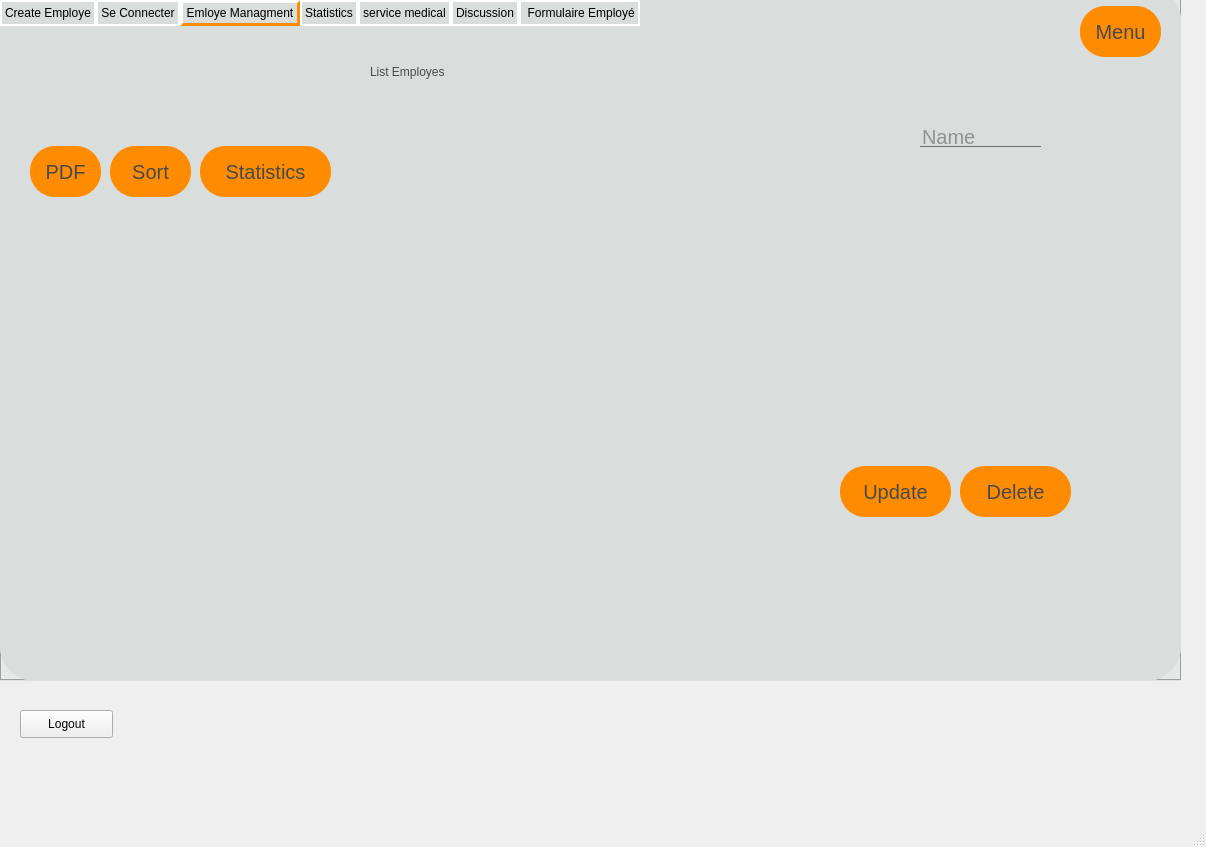
<?xml version="1.0" encoding="UTF-8"?>
<ui version="4.0">
 <class>MainWindow</class>
 <widget class="QMainWindow" name="MainWindow">
  <property name="geometry">
   <rect>
    <x>0</x>
    <y>0</y>
    <width>1206</width>
    <height>847</height>
   </rect>
  </property>
  <property name="windowTitle">
   <string>MainWindow</string>
  </property>
  <property name="styleSheet">
   <string notr="true">QToolButton
{
 background :  ; 
 border-radius : 60px ; 
}
QLabel
{
 color : #48494B  ; 
}
QLineEdit
{
 background:transparent ; 
border : none ;
color:#48494B ;
font-size : 20px ; 
border-bottom:0.5px solid #717072 ; 
}
QTabWidget::pane {
  top:-40px; 
} 
QTabBar::tab {
background-color: rgb(217, 221, 220);
border-radius : 15px;
border: 2px solid lightgray; 
border-color: rgb(255, 255, 255);
padding: 3px;
} 

QTabBar::tab:selected { 
background-color: rgb(217, 221, 220);
border: 3px solid lightgray; 
border-color: rgb(255, 255, 255);
border-bottom-color: rgb(255, 140, 0);
border-right-color: rgb(255, 140, 0);
margin-bottom: 0px; 

}</string>
  </property>
  <widget class="QWidget" name="centralwidget">
   <widget class="QTabWidget" name="tabWidget">
    <property name="geometry">
     <rect>
      <x>0</x>
      <y>0</y>
      <width>1181</width>
      <height>681</height>
     </rect>
    </property>
    <property name="mouseTracking">
     <bool>true</bool>
    </property>
    <property name="styleSheet">
     <string notr="true">font: 63 11pt &quot;Montserrat SemiBold&quot;;
background-color: rgb(217, 221, 220);
border-radius : 35px ; </string>
    </property>
    <property name="currentIndex">
     <number>2</number>
    </property>
    <widget class="QWidget" name="tab_CreateEmp">
     <attribute name="title">
      <string>Create Employe</string>
     </attribute>
     <widget class="QLabel" name="label_2">
      <property name="geometry">
       <rect>
        <x>80</x>
        <y>120</y>
        <width>261</width>
        <height>251</height>
       </rect>
      </property>
      <property name="text">
       <string/>
      </property>
      <property name="pixmap">
       <pixmap>../../../ApplicationHomeShare.png</pixmap>
      </property>
      <property name="scaledContents">
       <bool>true</bool>
      </property>
     </widget>
     <widget class="QLineEdit" name="inputname">
      <property name="geometry">
       <rect>
        <x>500</x>
        <y>190</y>
        <width>211</width>
        <height>31</height>
       </rect>
      </property>
      <property name="styleSheet">
       <string notr="true">font: 63 14pt &quot;Montserrat SemiBold&quot;;</string>
      </property>
      <property name="text">
       <string/>
      </property>
      <property name="placeholderText">
       <string>First Name</string>
      </property>
     </widget>
     <widget class="QLineEdit" name="service">
      <property name="geometry">
       <rect>
        <x>500</x>
        <y>460</y>
        <width>481</width>
        <height>31</height>
       </rect>
      </property>
      <property name="styleSheet">
       <string notr="true">font: 63 14pt &quot;Montserrat SemiBold&quot;;</string>
      </property>
      <property name="placeholderText">
       <string>Service</string>
      </property>
     </widget>
     <widget class="QLineEdit" name="inputlastname">
      <property name="geometry">
       <rect>
        <x>770</x>
        <y>190</y>
        <width>211</width>
        <height>31</height>
       </rect>
      </property>
      <property name="styleSheet">
       <string notr="true">font: 63 14pt &quot;Montserrat SemiBold&quot;;</string>
      </property>
      <property name="placeholderText">
       <string>Last Name</string>
      </property>
     </widget>
     <widget class="QLabel" name="label">
      <property name="geometry">
       <rect>
        <x>440</x>
        <y>30</y>
        <width>261</width>
        <height>91</height>
       </rect>
      </property>
      <property name="styleSheet">
       <string notr="true">font: 63 36pt &quot;Montserrat SemiBold&quot;;</string>
      </property>
      <property name="text">
       <string>Sign Up</string>
      </property>
     </widget>
     <widget class="QPushButton" name="pushButton">
      <property name="geometry">
       <rect>
        <x>60</x>
        <y>450</y>
        <width>131</width>
        <height>51</height>
       </rect>
      </property>
      <property name="styleSheet">
       <string notr="true">QPushButton{
 background : #FF8C00 ; 
 border-radius : 25px ; 
font-size : 20px ;
color : #48494B ;  
}
QPushButton:hover
{
 background : #48494B; 
 border-radius : 25px ; 
color : white ;  
}
</string>
      </property>
      <property name="text">
       <string>Save</string>
      </property>
     </widget>
     <widget class="QLineEdit" name="inputcmdp">
      <property name="geometry">
       <rect>
        <x>500</x>
        <y>400</y>
        <width>481</width>
        <height>31</height>
       </rect>
      </property>
      <property name="styleSheet">
       <string notr="true">font: 63 14pt &quot;Montserrat SemiBold&quot;;</string>
      </property>
      <property name="echoMode">
       <enum>QLineEdit::Password</enum>
      </property>
      <property name="placeholderText">
       <string>Confirm Password</string>
      </property>
     </widget>
     <widget class="QPushButton" name="pushButton_2">
      <property name="geometry">
       <rect>
        <x>240</x>
        <y>450</y>
        <width>131</width>
        <height>51</height>
       </rect>
      </property>
      <property name="styleSheet">
       <string notr="true">QPushButton{
 background : #FF8C00 ; 
 border-radius : 25px ; 
font-size : 20px ;
color : #48494B ;  
}
QPushButton:hover
{
 background : #48494B; 
 border-radius : 25px ; 
color : white ;  
}
</string>
      </property>
      <property name="text">
       <string>Cancel</string>
      </property>
     </widget>
     <widget class="QLineEdit" name="email">
      <property name="geometry">
       <rect>
        <x>500</x>
        <y>260</y>
        <width>481</width>
        <height>31</height>
       </rect>
      </property>
      <property name="styleSheet">
       <string notr="true">font: 63 14pt &quot;Montserrat SemiBold&quot;;</string>
      </property>
      <property name="placeholderText">
       <string>Email</string>
      </property>
     </widget>
     <widget class="QLineEdit" name="mdp">
      <property name="geometry">
       <rect>
        <x>500</x>
        <y>330</y>
        <width>481</width>
        <height>31</height>
       </rect>
      </property>
      <property name="styleSheet">
       <string notr="true">font: 63 14pt &quot;Montserrat SemiBold&quot;;</string>
      </property>
      <property name="echoMode">
       <enum>QLineEdit::Password</enum>
      </property>
      <property name="placeholderText">
       <string>Password</string>
      </property>
     </widget>
    </widget>
    <widget class="QWidget" name="tab_Cnx">
     <attribute name="title">
      <string>Se Connecter</string>
     </attribute>
     <widget class="QLineEdit" name="emailcnx">
      <property name="geometry">
       <rect>
        <x>310</x>
        <y>280</y>
        <width>481</width>
        <height>31</height>
       </rect>
      </property>
      <property name="styleSheet">
       <string notr="true">font: 63 14pt &quot;Montserrat SemiBold&quot;;</string>
      </property>
      <property name="placeholderText">
       <string>Email</string>
      </property>
     </widget>
     <widget class="QLineEdit" name="mdp_cnx">
      <property name="geometry">
       <rect>
        <x>310</x>
        <y>360</y>
        <width>481</width>
        <height>31</height>
       </rect>
      </property>
      <property name="styleSheet">
       <string notr="true">font: 63 14pt &quot;Montserrat SemiBold&quot;;</string>
      </property>
      <property name="echoMode">
       <enum>QLineEdit::Password</enum>
      </property>
      <property name="placeholderText">
       <string>Password</string>
      </property>
     </widget>
     <widget class="QLabel" name="label_7">
      <property name="geometry">
       <rect>
        <x>490</x>
        <y>140</y>
        <width>261</width>
        <height>91</height>
       </rect>
      </property>
      <property name="styleSheet">
       <string notr="true">font: 63 36pt &quot;Montserrat SemiBold&quot;;</string>
      </property>
      <property name="text">
       <string>Login</string>
      </property>
     </widget>
     <widget class="QPushButton" name="loginbutton">
      <property name="geometry">
       <rect>
        <x>310</x>
        <y>440</y>
        <width>491</width>
        <height>51</height>
       </rect>
      </property>
      <property name="styleSheet">
       <string notr="true">QPushButton{
 background : #FF8C00 ; 
 border-radius : 25px ; 
font-size : 20px ;
color : #48494B ;  
}
QPushButton:hover
{
 background : #48494B; 
 border-radius : 25px ; 
color : white ;  
}
</string>
      </property>
      <property name="text">
       <string>Login</string>
      </property>
     </widget>
    </widget>
    <widget class="QWidget" name="tab_EmpManagment">
     <attribute name="title">
      <string>Emloye Managment</string>
     </attribute>
     <widget class="QLabel" name="label_4">
      <property name="geometry">
       <rect>
        <x>370</x>
        <y>40</y>
        <width>341</width>
        <height>91</height>
       </rect>
      </property>
      <property name="styleSheet">
       <string notr="true">font: 63 36pt &quot;Montserrat SemiBold&quot;;</string>
      </property>
      <property name="text">
       <string>List Employes</string>
      </property>
     </widget>
     <widget class="QPushButton" name="pdfinput">
      <property name="geometry">
       <rect>
        <x>30</x>
        <y>160</y>
        <width>71</width>
        <height>51</height>
       </rect>
      </property>
      <property name="styleSheet">
       <string notr="true">QPushButton{
 background : #FF8C00 ; 
 border-radius : 25px ; 
font-size : 20px ;
color : #48494B ;  
}
QPushButton:hover
{
 background : #48494B; 
 border-radius : 25px ; 
color : white ;  
}
</string>
      </property>
      <property name="text">
       <string>PDF</string>
      </property>
     </widget>
     <widget class="QLabel" name="label_9">
      <property name="geometry">
       <rect>
        <x>800</x>
        <y>190</y>
        <width>21</width>
        <height>21</height>
       </rect>
      </property>
      <property name="text">
       <string/>
      </property>
      <property name="pixmap">
       <pixmap>../../Fournisseurs/Icons/search.png</pixmap>
      </property>
      <property name="scaledContents">
       <bool>true</bool>
      </property>
     </widget>
     <widget class="QLineEdit" name="searchinput">
      <property name="geometry">
       <rect>
        <x>920</x>
        <y>140</y>
        <width>121</width>
        <height>21</height>
       </rect>
      </property>
      <property name="styleSheet">
       <string notr="true">font: 63 14pt &quot;Montserrat SemiBold&quot;;</string>
      </property>
      <property name="text">
       <string/>
      </property>
      <property name="placeholderText">
       <string>Name</string>
      </property>
     </widget>
     <widget class="QPushButton" name="sortinput">
      <property name="geometry">
       <rect>
        <x>110</x>
        <y>160</y>
        <width>81</width>
        <height>51</height>
       </rect>
      </property>
      <property name="styleSheet">
       <string notr="true">QPushButton{
 background : #FF8C00 ; 
 border-radius : 25px ; 
font-size : 20px ;
color : #48494B ;  
}
QPushButton:hover
{
 background : #48494B; 
 border-radius : 25px ; 
color : white ;  
}
</string>
      </property>
      <property name="text">
       <string>Sort</string>
      </property>
     </widget>
     <widget class="QPushButton" name="pushButton_5">
      <property name="geometry">
       <rect>
        <x>200</x>
        <y>160</y>
        <width>131</width>
        <height>51</height>
       </rect>
      </property>
      <property name="styleSheet">
       <string notr="true">QPushButton{
 background : #FF8C00 ; 
 border-radius : 25px ; 
font-size : 20px ;
color : #48494B ;  
}
QPushButton:hover
{
 background : #48494B; 
 border-radius : 25px ; 
color : white ;  
}
</string>
      </property>
      <property name="text">
       <string>Statistics</string>
      </property>
     </widget>
     <widget class="QPushButton" name="updatebutton">
      <property name="geometry">
       <rect>
        <x>840</x>
        <y>480</y>
        <width>111</width>
        <height>51</height>
       </rect>
      </property>
      <property name="styleSheet">
       <string notr="true">QPushButton{
 background : #FF8C00 ; 
 border-radius : 25px ; 
font-size : 20px ;
color : #48494B ;  
}
QPushButton:hover
{
 background : #48494B; 
 border-radius : 25px ; 
color : white ;  
}
</string>
      </property>
      <property name="text">
       <string>Update</string>
      </property>
     </widget>
     <widget class="QPushButton" name="deletebutton">
      <property name="enabled">
       <bool>false</bool>
      </property>
      <property name="geometry">
       <rect>
        <x>960</x>
        <y>480</y>
        <width>111</width>
        <height>51</height>
       </rect>
      </property>
      <property name="styleSheet">
       <string notr="true">QPushButton{
 background : #FF8C00 ; 
 border-radius : 25px ; 
font-size : 20px ;
color : #48494B ;  
}
QPushButton:hover
{
 background : #48494B; 
 border-radius : 25px ; 
color : white ;  
}
</string>
      </property>
      <property name="text">
       <string>Delete</string>
      </property>
     </widget>
     <widget class="QTableView" name="listeEmploye">
      <property name="geometry">
       <rect>
        <x>50</x>
        <y>270</y>
        <width>1021</width>
        <height>192</height>
       </rect>
      </property>
     </widget>
     <widget class="QPushButton" name="Menu">
      <property name="geometry">
       <rect>
        <x>1080</x>
        <y>20</y>
        <width>81</width>
        <height>51</height>
       </rect>
      </property>
      <property name="styleSheet">
       <string notr="true">QPushButton{
 background : #FF8C00 ; 
 border-radius : 25px ; 
font-size : 20px ;
color : #48494B ;  
}
QPushButton:hover
{
 background : #48494B; 
 border-radius : 25px ; 
color : white ;  
}
</string>
      </property>
      <property name="text">
       <string>Menu</string>
      </property>
     </widget>
    </widget>
    <widget class="QWidget" name="tab_Statistics">
     <attribute name="title">
      <string>Statistics</string>
     </attribute>
     <widget class="QWidget" name="statwidget" native="true">
      <property name="geometry">
       <rect>
        <x>50</x>
        <y>90</y>
        <width>621</width>
        <height>461</height>
       </rect>
      </property>
     </widget>
    </widget>
    <widget class="QWidget" name="testmedicament">
     <attribute name="title">
      <string>service medical</string>
     </attribute>
     <widget class="QLabel" name="label_5">
      <property name="geometry">
       <rect>
        <x>380</x>
        <y>60</y>
        <width>471</width>
        <height>91</height>
       </rect>
      </property>
      <property name="styleSheet">
       <string notr="true">font: 63 36pt &quot;Montserrat SemiBold&quot;;</string>
      </property>
      <property name="text">
       <string>Service Medical</string>
      </property>
     </widget>
    </widget>
    <widget class="QWidget" name="tab_chat">
     <attribute name="title">
      <string>Discussion</string>
     </attribute>
     <widget class="QWidget" name="verticalLayoutWidget">
      <property name="geometry">
       <rect>
        <x>50</x>
        <y>130</y>
        <width>160</width>
        <height>541</height>
       </rect>
      </property>
      <layout class="QVBoxLayout" name="listeUsers"/>
     </widget>
     <widget class="QPushButton" name="sendMessage">
      <property name="enabled">
       <bool>false</bool>
      </property>
      <property name="geometry">
       <rect>
        <x>690</x>
        <y>610</y>
        <width>171</width>
        <height>51</height>
       </rect>
      </property>
      <property name="styleSheet">
       <string notr="true">QPushButton{
 background : #FF8C00 ; 
 border-radius : 25px ; 
font-size : 20px ;
color : #48494B ;  
}
QPushButton:hover
{
 background : #48494B; 
 border-radius : 25px ; 
color : white ;  
}
</string>
      </property>
      <property name="text">
       <string>Send</string>
      </property>
     </widget>
     <widget class="QLineEdit" name="textmsg">
      <property name="geometry">
       <rect>
        <x>360</x>
        <y>501</y>
        <width>501</width>
        <height>81</height>
       </rect>
      </property>
     </widget>
     <widget class="QLabel" name="nomre">
      <property name="geometry">
       <rect>
        <x>380</x>
        <y>80</y>
        <width>311</width>
        <height>16</height>
       </rect>
      </property>
      <property name="text">
       <string/>
      </property>
     </widget>
     <widget class="QWidget" name="verticalLayoutWidget_2">
      <property name="geometry">
       <rect>
        <x>360</x>
        <y>130</y>
        <width>501</width>
        <height>391</height>
       </rect>
      </property>
      <layout class="QVBoxLayout" name="listeMsg"/>
     </widget>
     <widget class="QLabel" name="label_3">
      <property name="geometry">
       <rect>
        <x>50</x>
        <y>70</y>
        <width>171</width>
        <height>31</height>
       </rect>
      </property>
      <property name="styleSheet">
       <string notr="true">font: 63 14pt &quot;Montserrat SemiBold&quot;;</string>
      </property>
      <property name="text">
       <string>En Ligne</string>
      </property>
     </widget>
    </widget>
    <widget class="QWidget" name="formulareemploye">
     <attribute name="title">
      <string> Formulaire Employé</string>
     </attribute>
     <widget class="QLabel" name="label_8">
      <property name="geometry">
       <rect>
        <x>60</x>
        <y>150</y>
        <width>261</width>
        <height>251</height>
       </rect>
      </property>
      <property name="text">
       <string/>
      </property>
      <property name="pixmap">
       <pixmap>../../../ApplicationHomeShare.png</pixmap>
      </property>
      <property name="scaledContents">
       <bool>true</bool>
      </property>
     </widget>
     <widget class="QLineEdit" name="fe_name">
      <property name="geometry">
       <rect>
        <x>300</x>
        <y>110</y>
        <width>211</width>
        <height>31</height>
       </rect>
      </property>
      <property name="styleSheet">
       <string notr="true">font: 63 14pt &quot;Montserrat SemiBold&quot;;</string>
      </property>
      <property name="text">
       <string/>
      </property>
      <property name="placeholderText">
       <string>First Name</string>
      </property>
     </widget>
     <widget class="QLineEdit" name="fe_lastname">
      <property name="geometry">
       <rect>
        <x>570</x>
        <y>110</y>
        <width>211</width>
        <height>31</height>
       </rect>
      </property>
      <property name="styleSheet">
       <string notr="true">font: 63 14pt &quot;Montserrat SemiBold&quot;;</string>
      </property>
      <property name="placeholderText">
       <string>Last Name</string>
      </property>
     </widget>
     <widget class="QLineEdit" name="fe_email">
      <property name="geometry">
       <rect>
        <x>300</x>
        <y>180</y>
        <width>481</width>
        <height>31</height>
       </rect>
      </property>
      <property name="styleSheet">
       <string notr="true">font: 63 14pt &quot;Montserrat SemiBold&quot;;</string>
      </property>
      <property name="placeholderText">
       <string>Email</string>
      </property>
     </widget>
     <widget class="QLineEdit" name="fe_password">
      <property name="geometry">
       <rect>
        <x>300</x>
        <y>250</y>
        <width>481</width>
        <height>31</height>
       </rect>
      </property>
      <property name="styleSheet">
       <string notr="true">font: 63 14pt &quot;Montserrat SemiBold&quot;;</string>
      </property>
      <property name="echoMode">
       <enum>QLineEdit::Password</enum>
      </property>
      <property name="placeholderText">
       <string>Password</string>
      </property>
     </widget>
     <widget class="QLineEdit" name="fe_confirm_password">
      <property name="geometry">
       <rect>
        <x>300</x>
        <y>330</y>
        <width>481</width>
        <height>31</height>
       </rect>
      </property>
      <property name="styleSheet">
       <string notr="true">font: 63 14pt &quot;Montserrat SemiBold&quot;;</string>
      </property>
      <property name="echoMode">
       <enum>QLineEdit::Password</enum>
      </property>
      <property name="placeholderText">
       <string>Confirm Password</string>
      </property>
     </widget>
     <widget class="QLineEdit" name="fe_service">
      <property name="geometry">
       <rect>
        <x>300</x>
        <y>410</y>
        <width>481</width>
        <height>31</height>
       </rect>
      </property>
      <property name="styleSheet">
       <string notr="true">font: 63 14pt &quot;Montserrat SemiBold&quot;;</string>
      </property>
      <property name="placeholderText">
       <string>Service</string>
      </property>
     </widget>
     <widget class="QPushButton" name="pushButton_3">
      <property name="geometry">
       <rect>
        <x>290</x>
        <y>470</y>
        <width>491</width>
        <height>51</height>
       </rect>
      </property>
      <property name="styleSheet">
       <string notr="true">QPushButton{
 background : #FF8C00 ; 
 border-radius : 25px ; 
font-size : 20px ;
color : #48494B ;  
}
QPushButton:hover
{
 background : #48494B; 
 border-radius : 25px ; 
color : white ;  
}
</string>
      </property>
      <property name="text">
       <string>Save</string>
      </property>
     </widget>
     <widget class="QPushButton" name="pushButton_4">
      <property name="geometry">
       <rect>
        <x>290</x>
        <y>540</y>
        <width>491</width>
        <height>51</height>
       </rect>
      </property>
      <property name="styleSheet">
       <string notr="true">QPushButton{
 background : #FF8C00 ; 
 border-radius : 25px ; 
font-size : 20px ;
color : #48494B ;  
}
QPushButton:hover
{
 background : #48494B; 
 border-radius : 25px ; 
color : white ;  
}
</string>
      </property>
      <property name="text">
       <string>Cancel</string>
      </property>
     </widget>
    </widget>
   </widget>
   <widget class="QPushButton" name="logout">
    <property name="geometry">
     <rect>
      <x>20</x>
      <y>710</y>
      <width>93</width>
      <height>28</height>
     </rect>
    </property>
    <property name="text">
     <string>Logout</string>
    </property>
   </widget>
  </widget>
  <widget class="QMenuBar" name="menubar">
   <property name="geometry">
    <rect>
     <x>0</x>
     <y>0</y>
     <width>1206</width>
     <height>22</height>
    </rect>
   </property>
  </widget>
  <widget class="QStatusBar" name="statusbar"/>
 </widget>
 <resources/>
 <connections/>
</ui>
